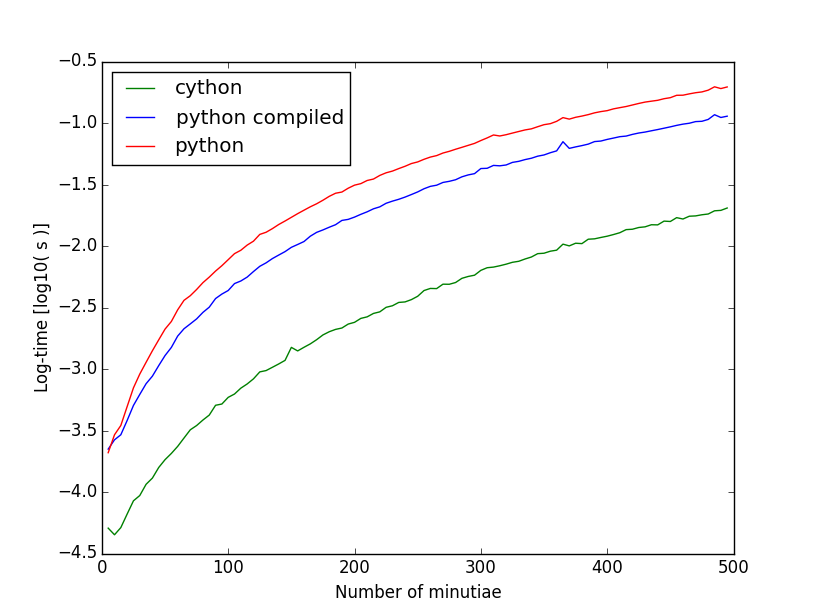

The Python source for this figure:
#!/usr/bin/env python
#  *-* coding: cp850 *-*

from lib.TPS.TPSCy import generate as gCy
from lib.TPS.TPSCy import generatePy as gPyCy
from lib.TPS.TPSpy import generate as gPy
from lib.printCapturing import Capturing
from lib.profiler import Timer

from tqdm._tqdm import trange

import matplotlib.pyplot as plt
import numpy as np

################################################################################
#
#    TPSCy modification
#
#
# @np.vectorize
# def UPy( r ):
#     if r == 0.0:
#         return 0.0
#     else:
#         return ( r ** 2 ) * log( r ** 2 )
# 
# def generatePy(
#         double[ : , : ] src not None,
#         double[ : , : ] dst not None,
#     ):
#     
#     n = src.shape[0]
#     
#     K = UPy( cdist( src, src, metric = "euclidean" ) )
#     
#     P = np.hstack( ( np.ones( ( n, 1 ) ), src ) )
#     
#     L = np.vstack( ( np.hstack( ( K, P ) ), np.hstack( ( P.T, np.zeros( ( 3, 3 ) ) ) ) ) )
#     
#     V = np.hstack( ( dst.T, np.zeros( ( 2, 3 ) ) ) )
#     
#     Wa = solve( L, V.T ) # Wa = np.dot( inv( L ), V.T )
#         
#     W = Wa[ :-3 , : ]
#     a = Wa[ -3: , : ]
#     
#     WK = np.dot( W.T, K )
#     WKW = np.dot( WK, W )
#     
#     be = 0.5 * np.trace( WKW )
#     
#     return {
#         'src':      src,
#         'dst':      dst,
#         'linear':   a,
#         'weights':  W,
#         'be':       be
#     }
#
################################################################################

cylst = []
pycylst = []
pylst = []

for n in trange( 5, 500, 5, leave = True, nested = False ):
    np.random.seed( 1337 )
    
    src = np.random.rand( n, 2 ) * 10
    dst = src + np.random.rand( n, 2 ) * 0.1
    
    tmp1 = []
    tmp2 = []
    tmp3 = []
    
    for r in trange( 0, 10, 1, nested = True ):
        with Capturing():
            with Timer( "Cy" ) as t1:
                gCy( src, dst )
            
            tmp1.append( t1.interval )
            
            with Timer( "gPyCy" ) as t2:
                gPyCy( src, dst )
            
            tmp2.append( t2.interval )
            
            with Timer( "Py" ) as t3:
                gPy( src, dst )
            
            tmp3.append( t3.interval )
    
    cylst.append( [ n, np.log10( np.mean( tmp1 ) ) ] )
    pycylst.append( [ n, np.log10( np.mean( tmp2 ) ) ] )
    pylst.append( [ n, np.log10( np.mean( tmp3 ) ) ] )


fig = plt.figure()
ax = fig.add_subplot( 111 )

ax.plot( *zip( *cylst ), color = 'g' )
ax.plot( *zip( *pycylst ), color = 'b' )
ax.plot( *zip( *pylst ), color = 'r' )

ax.legend( [ "cython", "python compiled", "python" ], loc = 'upper left' )
ax.set_xlabel( 'Number of minutiae' )
ax.set_ylabel( 'Log-time [log10( s )]' )

fig.savefig( 'language_implementation.png', dpi = 300 )

plt.show()
